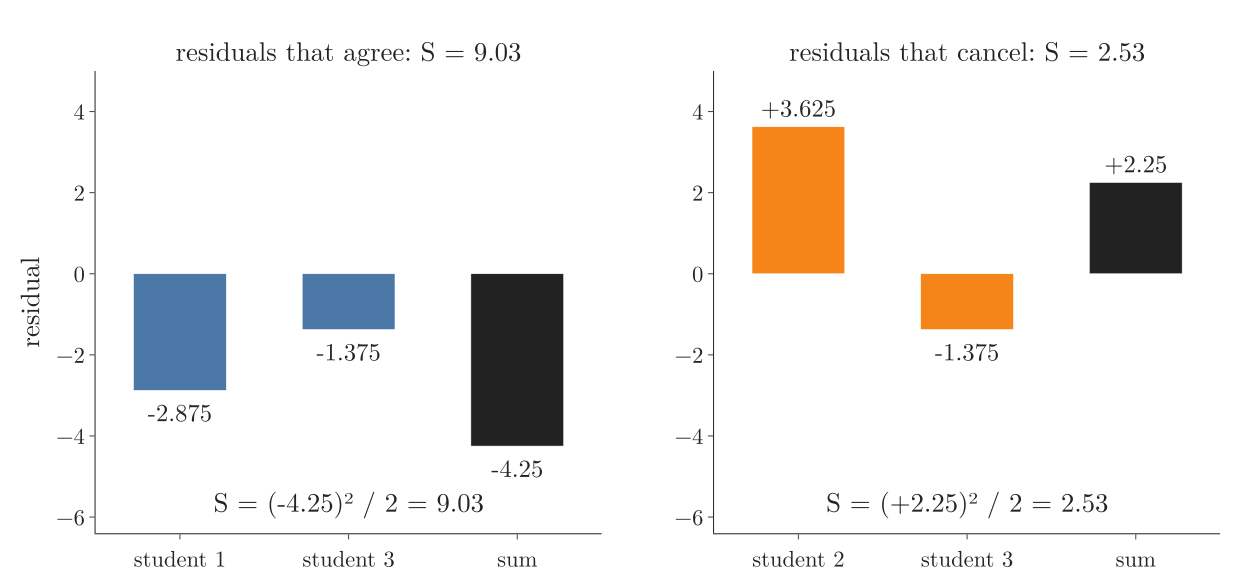

This figure's Python source:
"""Two leaves of the four students' residuals: residuals that agree in sign add up to a large sum and a high
similarity score; residuals that cancel give a small sum and a low score (lambda = 0). Plotly."""
from pathlib import Path

import numpy as np
import plotly.graph_objects as go
from plotly.subplots import make_subplots

HERE = Path(__file__).parent
BLUE, ORANGE, GREY, BLACK = "#4C78A8", "#F58518", "#9A9A9A", "#222222"
leaves = {"residuals that agree": ([-2.875, -1.375], ["student 1", "student 3"], BLUE),
          "residuals that cancel": ([3.625, -1.375], ["student 2", "student 3"], ORANGE)}
S = lambda v: sum(v) ** 2 / len(v)
assert np.isclose(S([-2.875, -1.375]), 9.03, atol=0.01) and np.isclose(S([3.625, -1.375]), 2.53, atol=0.01)

fig = make_subplots(1, 2, subplot_titles=[f"{k}: S = {S(v[0]):.2f}" for k, v in leaves.items()],
                    horizontal_spacing=0.1)
for col, (name, (r, who, c)) in enumerate(leaves.items(), start=1):
    xs = who + ["sum"]
    ys = r + [sum(r)]
    fig.add_trace(go.Bar(x=xs, y=ys, marker_color=[c, c, BLACK], width=0.55, showlegend=False,
                         text=[f"{v:+.4g}" for v in ys], textposition="outside", textfont=dict(size=24)), 1, col)
    fig.add_annotation(x=1, y=-5.6, text=f"S = ({sum(r):+.3g})² / {len(r)} = {S(r):.2f}", showarrow=False,
                       font=dict(size=26), row=1, col=col)
    fig.add_hline(y=0, line=dict(color=BLACK, width=1), row=1, col=col)
fig.update_yaxes(range=[-6.4, 5], title_text="residual", col=1)
fig.update_yaxes(range=[-6.4, 5], col=2)
fig.update_annotations(font_family="Latin Modern Roman")
for a in fig.layout.annotations[:2]:
    a.font.size = 26
fig.update_layout(template="simple_white", width=1200, height=560, font=dict(family="Latin Modern Roman", size=22),
                  margin=dict(l=80, r=20, t=60, b=40))
fig.write_image(HERE / "similarity.png", scale=2)
fig.write_image(HERE / "similarity.pdf")
